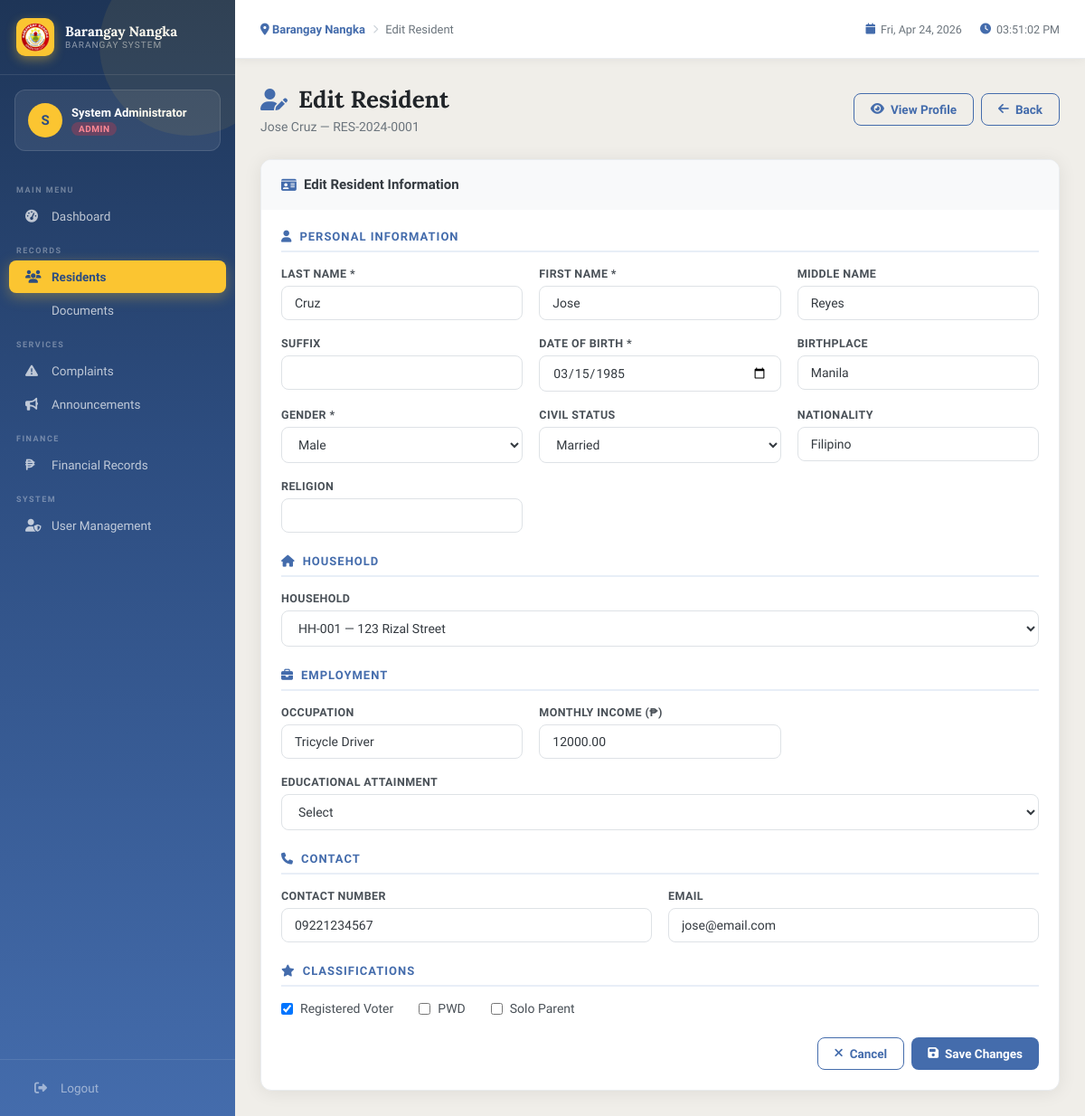
The page /modules/residents/edit.php?id=1 (signed in) on the database as committed earlier.
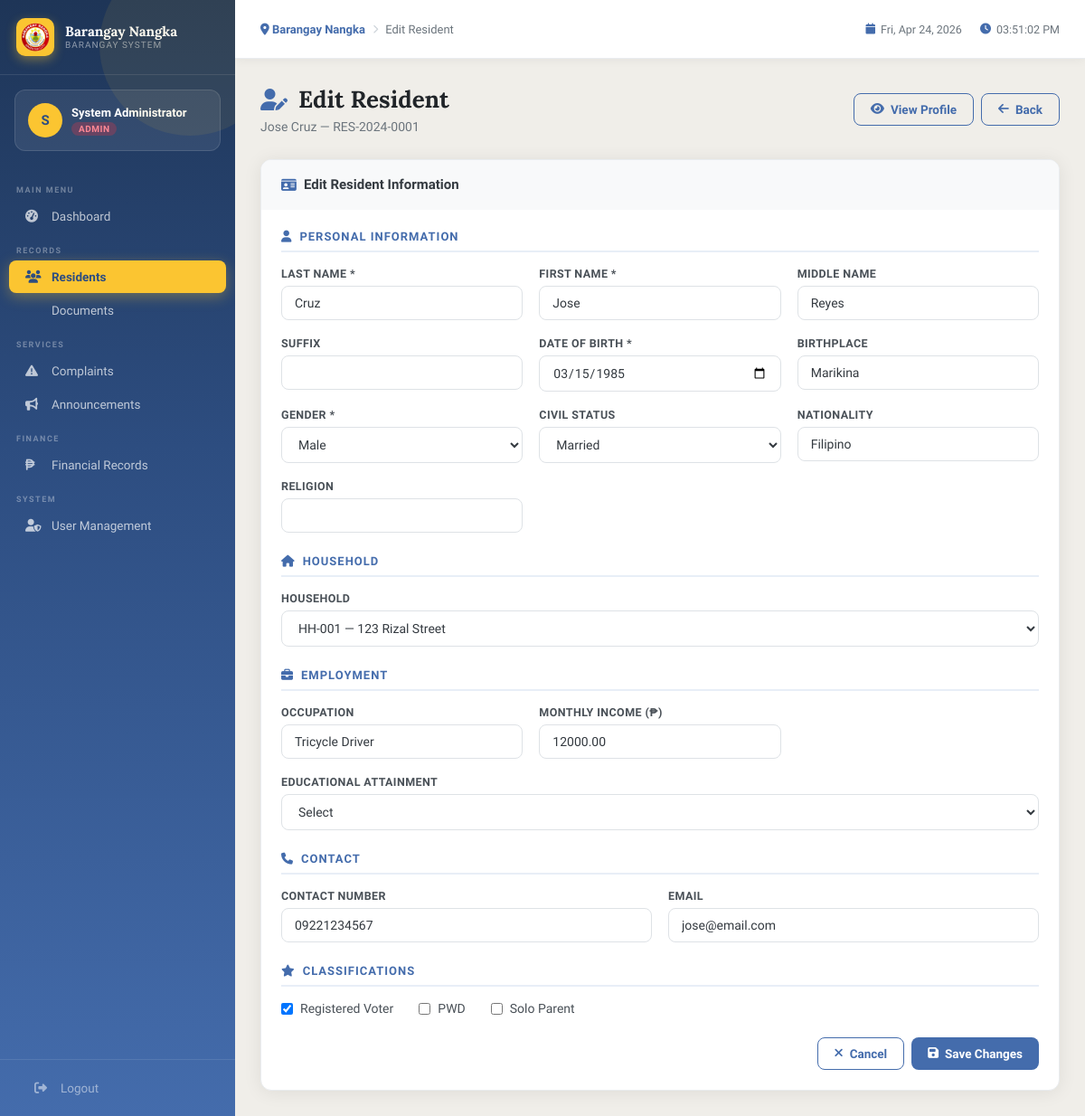
The same page on the database as committed later.
### tables this page shows
CREATE TABLE residents (
    id INT AUTO_INCREMENT PRIMARY KEY,
    resident_id VARCHAR(20) UNIQUE NOT NULL,
    household_id INT,
    last_name VARCHAR(50) NOT NULL,
    first_name VARCHAR(50) NOT NULL,
    middle_name VARCHAR(50),
    suffix VARCHAR(10),
    birthdate DATE NOT NULL,
    birthplace VARCHAR(100),
    gender ENUM('Male','Female') NOT NULL,
    civil_status ENUM('Single','Married','Widowed','Separated','Annulled') DEFAULT 'Single',
    nationality VARCHAR(50) DEFAULT 'Filipino',
    religion VARCHAR(50),
    occupation VARCHAR(100),
    monthly_income DECIMAL(10,2) DEFAULT 0,
    educational_attainment VARCHAR(100),
    voter_status TINYINT(1) DEFAULT 0,
    senior_citizen TINYINT(1) DEFAULT 0,
    pwd TINYINT(1) DEFAULT 0,
    solo_parent TINYINT(1) DEFAULT 0,
    email VARCHAR(100),
    contact_no VARCHAR(20),
    is_active TINYINT(1) DEFAULT 1,
    created_at TIMESTAMP DEFAULT CURRENT_TIMESTAMP,
    FOREIGN KEY (household_id) REFERENCES households(id)
);

CREATE TABLE households (
    id INT AUTO_INCREMENT PRIMARY KEY,
    household_no VARCHAR(20) UNIQUE NOT NULL,
    address TEXT NOT NULL,
    purok VARCHAR(50),
    household_head VARCHAR(100),
    contact_no VARCHAR(20),
    created_at TIMESTAMP DEFAULT CURRENT_TIMESTAMP
);

### modules/residents/edit.php (the view, shortened to what the changed rows need)
<?php
require_once '../../includes/config.php';
$id = (int)($_GET['id'] ?? 0);
$stmt = $pdo->prepare("SELECT * FROM residents WHERE id=?");
$stmt->execute([$id]);
$res = $stmt->fetch();
$households = $pdo->query("SELECT * FROM households ORDER BY household_no")->fetchAll();
include '../../includes/header.php';
?>
<div class="page-header flex-between">
    <div>
        <h1><i class="fas fa-user-edit"></i> Edit Resident</h1>
        <p><?= htmlspecialchars($res['first_name'].' '.$res['last_name']) ?> — <?= $res['resident_id'] ?></p>
    </div>
</div>
<div class="card">
    <div class="card-body">
        <form method="POST">
            <div class="form-section">
                <div class="form-grid">
                    <div class="form-group"><label>Last Name *</label><input type="text" name="last_name" value="<?= htmlspecialchars($res['last_name']) ?>" required></div>
                    <div class="form-group"><label>First Name *</label><input type="text" name="first_name" value="<?= htmlspecialchars($res['first_name']) ?>" required></div>
                    <div class="form-group"><label>Middle Name</label><input type="text" name="middle_name" value="<?= htmlspecialchars($res['middle_name']) ?>"></div>
                    <div class="form-group"><label>Date of Birth *</label><input type="date" name="birthdate" value="<?= $res['birthdate'] ?>" required></div>
                    <div class="form-group"><label>Birthplace</label><input type="text" name="birthplace" value="<?= htmlspecialchars($res['birthplace']) ?>"></div>
                    <div class="form-group"><label>Gender *</label>
                        <select name="gender" required>
                            <option value="Male" <?= $res['gender']==='Male'?'selected':'' ?>>Male</option>
                        </select>
                    </div>
                    <div class="form-group"><label>Civil Status</label>
                        <select name="civil_status">
                            <?php foreach (['Single','Married','Widowed','Separated','Annulled'] as $s): ?>
                            <option value="<?= $s ?>" <?= $res['civil_status']===$s?'selected':'' ?>><?= $s ?></option>
                            <?php endforeach; ?>
                        </select>
                    </div>
                    <div class="form-group"><label>Nationality</label><input type="text" name="nationality" value="<?= htmlspecialchars($res['nationality']) ?>"></div>
                </div>
            </div>
            <div class="form-section">
                <div class="form-group">
                    <label>Household</label>
                    <select name="household_id">
                        <?php foreach ($households as $hh): ?>
                        <option value="<?= $hh['id'] ?>" <?= $res['household_id']==$hh['id']?'selected':'' ?>>
                            <?= $hh['household_no'] ?> — <?= htmlspecialchars($hh['address']) ?>
                        </option>
                        <?php endforeach; ?>
                    </select>
                </div>
            </div>
            <div class="form-section">
                <div class="form-grid">
                    <div class="form-group"><label>Occupation</label><input type="text" name="occupation" value="<?= htmlspecialchars($res['occupation']) ?>"></div>
                    <div class="form-group"><label>Monthly Income (₱)</label><input type="number" name="monthly_income" value="<?= $res['monthly_income'] ?>" min="0" step="0.01"></div>
                </div>
            </div>
            <div class="form-section">
                <div class="form-grid">
                    <div class="form-group"><label>Contact Number</label><input type="tel" name="contact_no" value="<?= htmlspecialchars($res['contact_no']) ?>"></div>
                    <div class="form-group"><label>Email</label><input type="email" name="email" value="<?= htmlspecialchars($res['email']) ?>"></div>
                </div>
            </div>
            <div class="form-section">
                <div style="display:flex;gap:28px;flex-wrap:wrap;">
                    <?php foreach (['voter_status'=>'Registered Voter','pwd'=>'PWD','solo_parent'=>'Solo Parent'] as $n=>$l): ?>
                    <label style="display:flex;align-items:center;gap:8px;cursor:pointer;text-transform:none;letter-spacing:0;font-size:14px;font-weight:500;">
                        <input type="checkbox" name="<?= $n ?>" style="width:auto;" <?= $res[$n]?'checked':'' ?>>
                        <?= $l ?>
                    </label>
                    <?php endforeach; ?>
                </div>
            </div>
        </form>
    </div>
</div>
<?php include '../../includes/footer.php'; ?>

Rows that differ between the two databases and show on the page:
changed residents "Jose Cruz": birthplace "Manila" → "Marikina"
